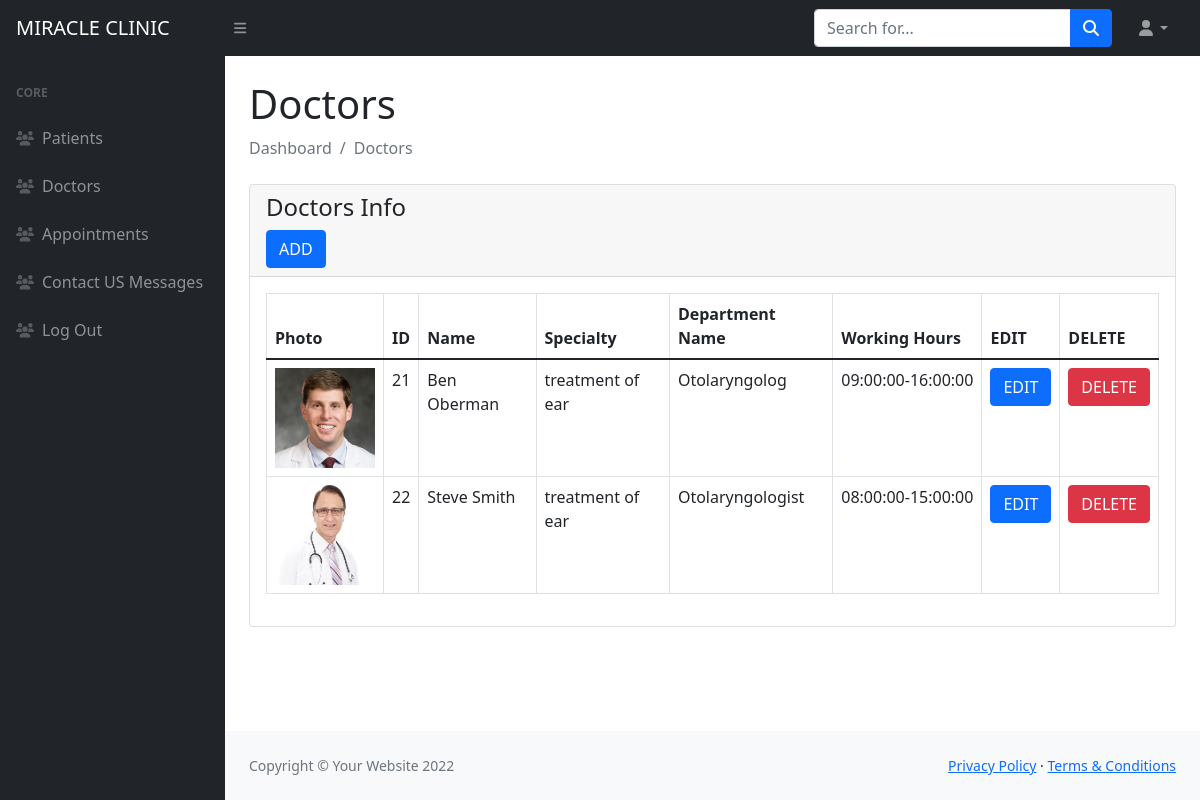
The app's page /admin/view-doctors.php with its own data.
### tables this page shows
CREATE TABLE `doctor` (
  `ID` int(11) NOT NULL,
  `Name` varchar(30) NOT NULL,
  `Specialty` varchar(30) NOT NULL,
  `DepartmentName` varchar(30) NOT NULL,
  `startTime` time NOT NULL,
  `endTime` time NOT NULL,
  `image` varchar(50) NOT NULL
);

### admin/view-doctors.php (the view, shortened to what this page needs)
<?php
include ('includes/header.php')
?>
    <div class="container-fluid px-4">
        <h1 class="mt-4">Doctors</h1>
        <ol class="breadcrumb mb-4">
            <li class="breadcrumb-item active">Dashboard</li>
            <li class="breadcrumb-item active">Doctors</li>
        </ol>
        <div class="row">
            <div class="col-md-12">
                <div class="card">
                    <div class="card-header">
                        <h4>Doctors Info</h4>
                        <button type="button" class="btn btn-primary" data-bs-toggle="modal" data-bs-target="#DoctorsModal">ADD</button>
                    </div>
                    <div class="card-body">
                    <?php
                    @$db =new mysqli('localhost', 'clinic', '123456', 'clinic');
                    $qrystr="SELECT * FROM doctor";
                    $res=$db->query($qrystr);
                    if(mysqli_num_rows($res)>0){
                        ?>
                    <table class="table table-bordered" id="dataTable" style=" width:100%"; cellspacing:"0";" >
                      <thead >
                      <tr>
                          <th>Photo</th>
                          <th>ID</th>
                          <th>Name</th>
                          <th>Specialty</th>
                          <th>Department Name</th>
                          <th>Working Hours</th>
                          <th>EDIT</th>
                          <th>DELETE</th>
                      </tr>
                      </thead>
                    <tbody>
                    <?php
                    while($row=mysqli_fetch_assoc($res)){
                        ?>
                          <tr>
                        <td><?php echo'<img src="upload/'.$row['image'].'" width="100px" height="100px" alt="">'?></td>
                        <td><?php echo $row['ID'];?></td>
                        <td><?php echo $row['Name'];?></td>
                        <td><?php echo $row['Specialty'];?></td>
                        <td><?php echo $row['DepartmentName'];?></td>
                        <td><?php echo $row['startTime'];?>-<?php echo $row['endTime'];?></td>
                        <td>
                            <form action="doctor-edit.php" method="post" >
                                <button type="submit" name="edit_data_btn" class="btn btn-primary"  >EDIT</button>
                            </form>
                        </td>
                        <td>
                            <form action="code.php" method="post" >
                                <button type="submit" name="delete_btn" class="btn btn-danger" >DELETE</button>
                            </form>
                        </td>
                    </tr>
                        <?php
                    }
                    ?>
                    </tbody>
                    </table>
                    </div>
                    <?php
                    }
                    else{
                        echo "No Record Found";
                    }
                    ?>
                </div>
            </div>
        </div>
    </div>
<?php
include ('includes/footer.php')
?>
<?php
include ('includes/scripts.php')
?>

### records on screen
doctor: image (picture), ID "21", Name "Ben Oberman", Specialty "treatment of ear", DepartmentName "Otolaryngolog", startTime "09:00:00", endTime "16:00:00"
doctor: image (picture), ID "22", Name "Steve Smith", Specialty "treatment of ear", DepartmentName "Otolaryngologist", startTime "08:00:00", endTime "15:00:00"
